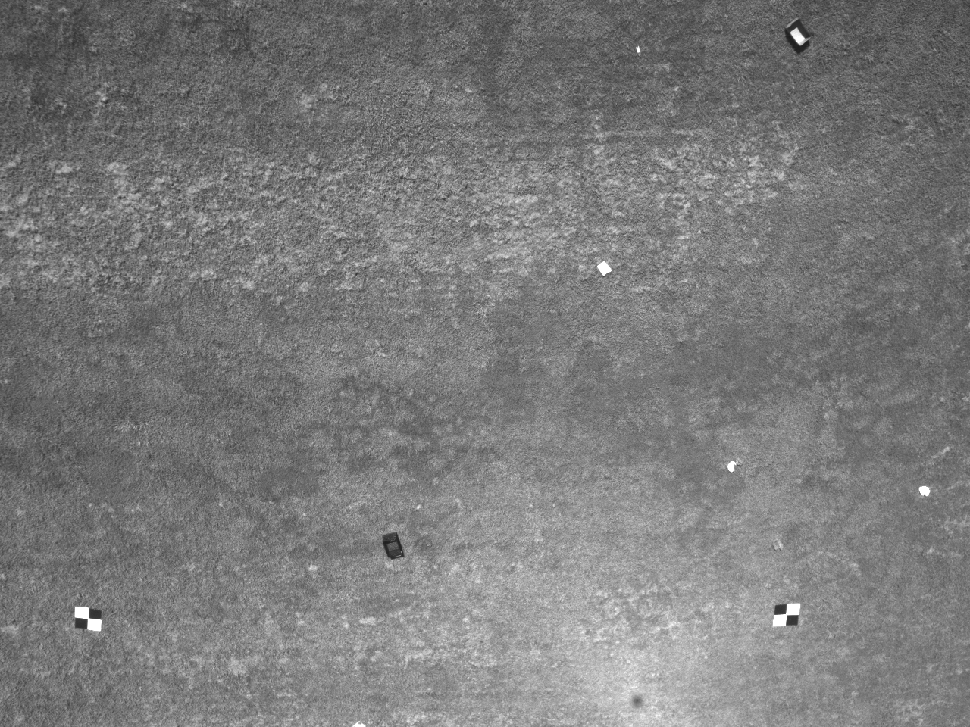
#> input picture IMG_0020_2.tif, 970 x 727 px, shrunk from 1280 x 960 before the run
$ jupyter execute --allow-errors Test.ipynb
#> lines starting #> are read from the running program, lines starting #| are printed output that depends on the picture
[cell 1]
import numpy as np
from numpy import histogram
import cv2
from matplotlib import pyplot as plt

[cell 2]
im = np.array(cv2.imread("IMG_0020_2.tif"))
#> im is the input picture: shape (727, 970, 3); min 30, max 255, mean 122.4
im = im[:,:,0]
#> im: shape (727, 970)
#> (the rest of this cell did not finish here and is left out)

[cell 3]
im = np.array(cv2.imread("IMG_0022_2.tif"))
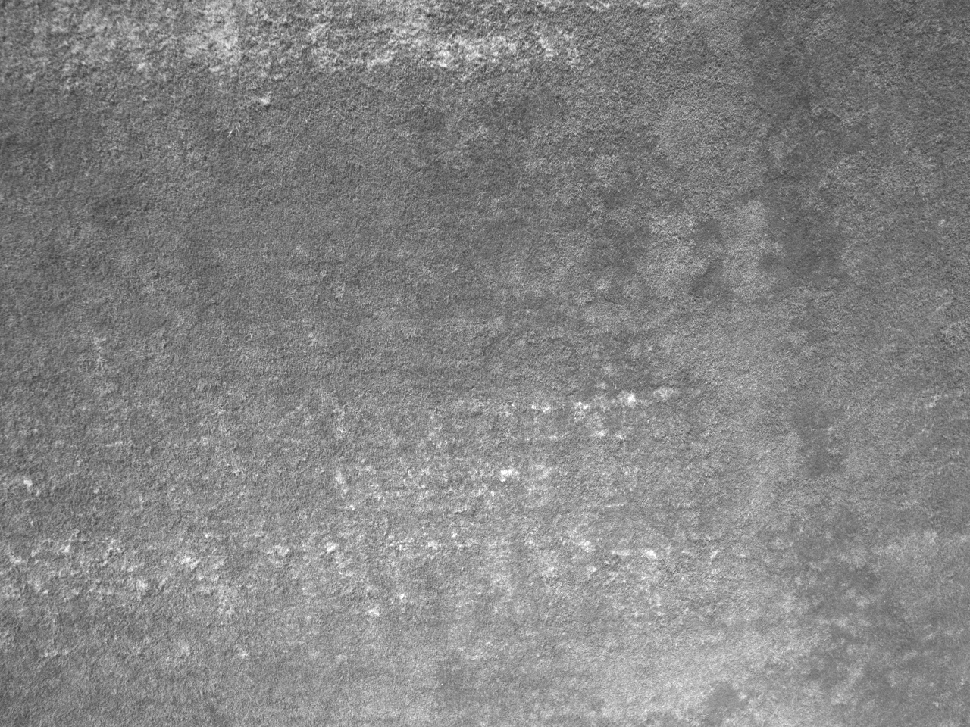
#> input picture IMG_0022_2.tif, 970 x 727 px, shrunk from 1280 x 960 before the run
#> im is the input picture: shape (727, 970, 3); min 51, max 255, mean 132.7
im = im[:,:,0]
#> im: shape (727, 970)
#> (the rest of this cell did not finish here and is left out)

[cell 4]
im = np.array(cv2.imread("cat.jpg"))
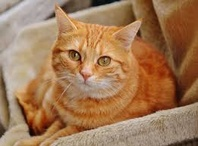
#> input picture cat.jpg, 198 x 146 px, shrunk from 261 x 193 before the run
#> im is the input picture: shape (146, 198, 3); mean B, G, R 85.9, 120.9, 161.1
im = im[:,:,0]
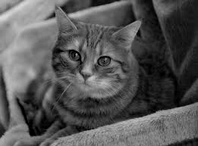
#> im: shape (146, 198); min 0, max 219, mean 85.9
#> (the rest of this cell did not finish here and is left out)
